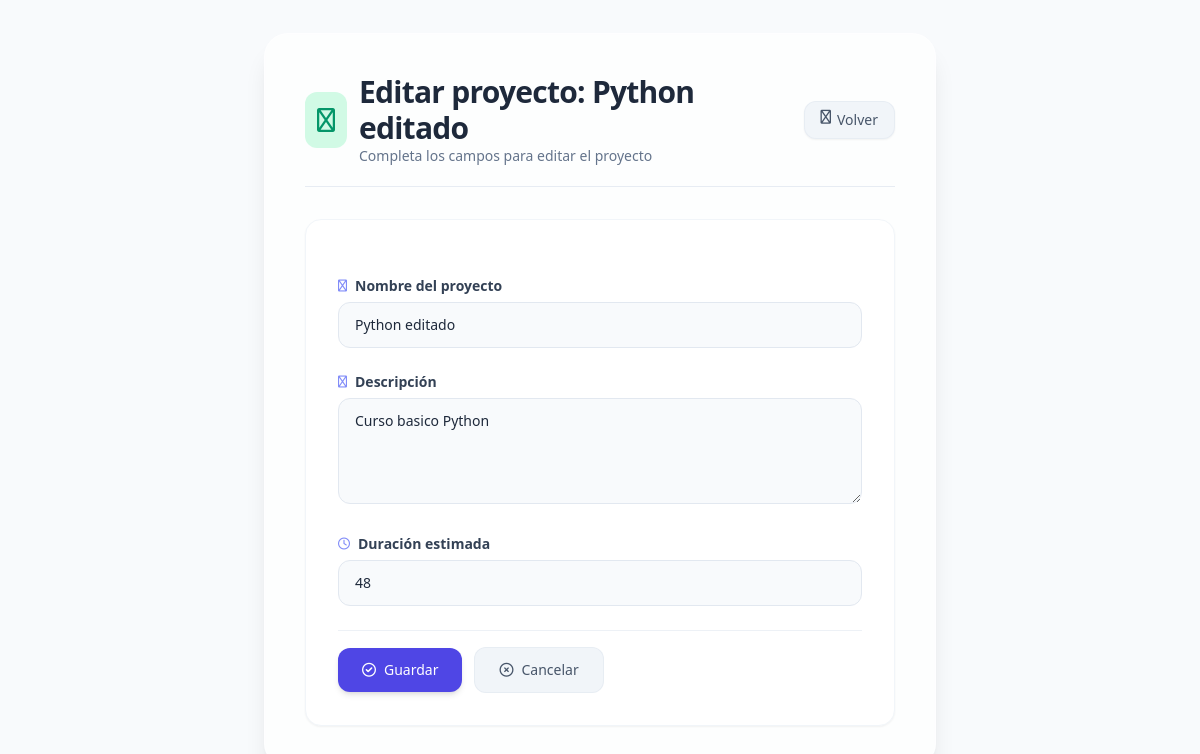
/proyectos/1/editar/, run on the app's committed database.
### gestor_proyectos/models.py (models this page shows)
class Proyecto(models.Model):
    nombre= models.CharField(max_length=100) #Campo de texto (varchar)
    descripcion= models.TextField() #Campo de texto largo (text)
    duracion= models.IntegerField() #Campo de numero entero (int)
    imagen = models.ImageField(upload_to='img/', default='img/logo.png')

### gestor_proyectos/views.py (the view, shortened to what this page needs)
# urls.py: path('proyectos/<int:id>/editar/', views.editar_proyecto, name='editar_proyecto'),
def editar_proyecto(request, id):
    proyecto = Proyecto.objects.get(id=id)
    return render(request, 'editar_proyecto.html', {'proyecto': proyecto})

### gestor_proyectos/templates/editar_proyecto.html (shortened to what this page needs)
<!DOCTYPE html>
<html lang="es">
<head>
    <script src="https://cdn.tailwindcss.com"></script>
    <link rel="stylesheet" href="https://cdnjs.cloudflare.com/ajax/libs/font-awesome/6.0.0-beta3/css/all.min.css" />
</head>
<body class="min-h-screen flex items-center justify-center p-4 md:p-8 font-sans antialiased">
    <div class="w-full max-w-2xl bg-white/70 backdrop-blur-sm rounded-3xl shadow-xl p-6 md:p-10 border border-white/40">
        <div class="flex items-center gap-3 mb-8 border-b border-slate-200/80 pb-5">
            <div class="bg-emerald-100 p-3 rounded-xl text-emerald-600">
                <i class="fa-regular fa-plus-circle text-2xl"></i>
            </div>
            <div class="flex-1">
                <h1 class="text-2xl md:text-3xl font-bold text-slate-800 tracking-tight">
                    Editar proyecto: {{ proyecto.nombre }}
                </h1>
                <p class="text-sm text-slate-500 font-light">
                    Completa los campos para editar el proyecto
                </p>
            </div>
            <a href="{% url 'nuevo_proyecto' %}"
               class="inline-flex i tems-center gap-1.5 px-4 py-2 bg-slate-100 text-slate-600 text-sm font-medium rounded-xl border border-slate-200/60 hover:bg-slate-200 hover:border-slate-300 transition-all duration-150 shadow-sm hover:shadow">
                <i class="fa-regular fa-arrow-left"></i>
                <span class="hidden sm:inline">Volver</span>
            </a>
        </div>
        <div class="form-card bg-white rounded-2xl p-6 md:p-8 border border-slate-100 shadow-sm">
            <form method="post" class="space-y-6">
                <div class="space-y-1.5">
                    <label for="id_nombre" class="flex items-center gap-2 text-sm font-semibold text-slate-700">
                        <i class="fa-regular fa-tag text-indigo-400 text-xs"></i>
                        Nombre del proyecto
                    </label>
                    <input type="text"
                           name="nombre"
                           id="id_nombre"
                           value="{{proyecto.nombre}}"
                           required
                           placeholder="Ej: Desarrollo E-commerce"
                           class="w-full px-4 py-3 bg-slate-50 border border-slate-200 rounded-xl text-slate-800 placeholder:text-slate-400 text-sm focus:border-indigo-400 focus:ring-2 focus:ring-indigo-100 transition-all duration-150" />
                        </div>
                        <div class="space-y-1.5">
                            <label for="id_descripcion" class="flex items-center gap-2 text-sm font-semibold text-slate-700">
                                <i class="fa-regular fa-align-left text-indigo-400 text-xs"></i>
                                Descripción
                            </label>
                            <textarea name="descripcion"
                            id="id_descripcion"
                              rows="4"
                              required
                              placeholder="Describe el objetivo y alcance del proyecto..."
                              class="w-full px-4 py-3 bg-slate-50 border border-slate-200 rounded-xl text-slate-800 placeholder:text-slate-400 text-sm focus:border-indigo-400 focus:ring-2 focus:ring-indigo-100 transition-all duration-150 resize-y">{{ proyecto.descripcion }}</textarea>
                </div>
                <div class="space-y-1.5">
                    <label for="id_duracion" class="flex items-center gap-2 text-sm font-semibold text-slate-700">
                        <i class="fa-regular fa-clock text-indigo-400 text-xs"></i>
                        Duración estimada
                    </label>
                    <input type="number"
                           name="duracion"
                           value="{{proyecto.duracion}}"
                           id="id_duracion"
                           required
                           placeholder="Cantidad de dias de duracion del proyecto"
                           class="w-full px-4 py-3 bg-slate-50 border border-slate-200 rounded-xl text-slate-800 placeholder:text-slate-400 text-sm focus:border-indigo-400 focus:ring-2 focus:ring-indigo-100 transition-all duration-150" />
                </div>
                <div class="pt-4 flex flex-col sm:flex-row items-center gap-3 border-t border-slate-200/60">
                    <button type="submit"
                            class="w-full sm:w-auto inline-flex items-center justify-center gap-2 px-6 py-3 bg-indigo-600 text-white text-sm font-medium rounded-xl hover:bg-indigo-700 transition-all duration-150 shadow-md hover:shadow-lg focus:ring-2 focus:ring-indigo-300 focus:ring-offset-2">
                        <i class="fa-regular fa-check-circle"></i>
                        Guardar
                    </button>
                    <a href="{% url 'proyectos' %}"
                       class="w-full sm:w-auto inline-flex items-center justify-center gap-2 px-6 py-3 bg-slate-100 text-slate-600 text-sm font-medium rounded-xl hover:bg-slate-200 transition-all duration-150 border border-slate-200/60">
                        <i class="fa-regular fa-xmark-circle"></i>
                        Cancelar
                    </a>
                </div>
            </form>
        </div>
    </div>
</body>
</html>

### gestor_proyectos/templates/editar_proyecto.html (style rules this page uses)
body { background: #f8fafc; }
.form-card { transition: transform 0.15s ease, box-shadow 0.15s ease; }
input, textarea { transition: border-color 0.15s ease, box-shadow 0.15s ease; }

### data on the page
Proyecto: nombre "Python editado", descripcion "Curso basico Python", duracion "48"
